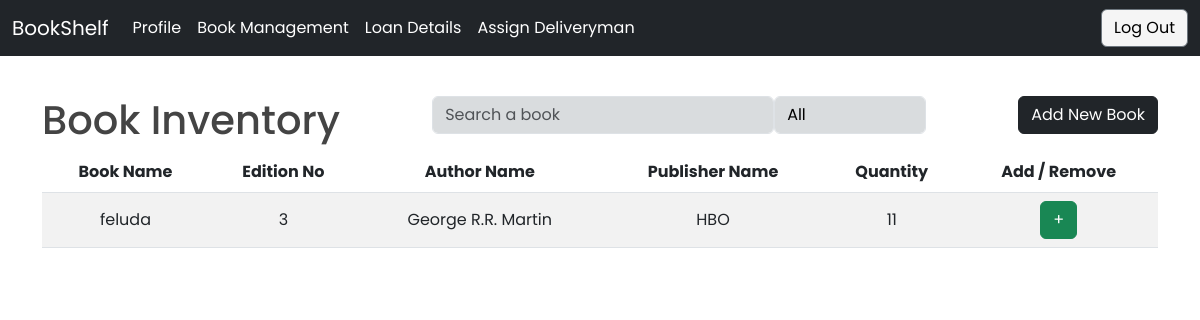
The app's page /userProfiles/admin/viewBooks/index.php (signed in), older data.
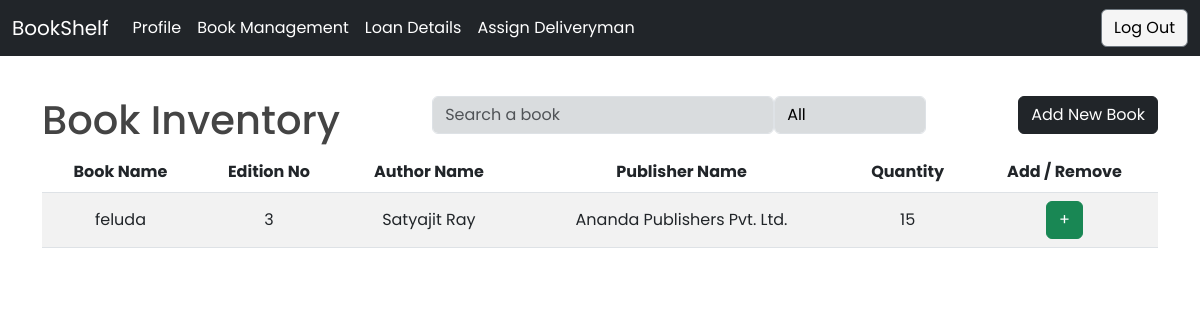
The same page, newer data.
### tables this page shows
CREATE TABLE `book` (
  `ISBN` varchar(13) NOT NULL,
  `name` varchar(255) NOT NULL,
  `author` varchar(255) NOT NULL,
  `edition` varchar(3) NOT NULL,
  `publisher` varchar(255) NOT NULL,
  `image` varchar(100) NOT NULL
);

### userProfiles/admin/viewBooks/navbar.php (called while the page is built)
<?php
    require '../../Navbar/index.php';
    function Navbar(){
            navbarAdmin();
    }
?>

### userProfiles/admin/viewBooks/index.php (the view, shortened to what this page needs)
<?php
include '../../../Database/Config.php';
$sql = "SELECT * FROM book";
$result = mysqli_query($Conn, $sql);
?>
<!DOCTYPE html>
<html>
<head>
    <link href="../../../boxicons-2.1.4/css/boxicons.min.css" rel="stylesheet" />
    <link href="../../../css/bootstrap.min.css" rel="stylesheet" />
    <link href="style.css" rel="stylesheet" />
</head>
<body>
    <?php
    require 'navbar.php';
    Navbar();
    ?>
    <div class="container">
        <div class="d-flex justify-content-between mt-4">
            <h1>Book Inventory</h1>
            <div class="d-flex justify-content-around">
                <div class="search-class">
                    <input type="text" id="search-input" class="form-control search-book" placeholder="Search a book">
                </div>
                <div>
                    <select id="filter-select" class="form-control">
                        <option value="all">All <i class='bx bx-chevron-down'></i></option>
                    </select>
                </div>
            </div>
            <a href="../addBooks/index.php" class="btn btn-dark">Add New Book</a>
        </div>
        <table id="book-table" class="table table-striped">
            <thead>
                <tr>
                    <th>Book Name</th>
                    <th>Edition No</th>
                    <th>Author Name</th>
                    <th>Publisher Name</th>
                    <th>Quantity</th>
                    <th>Add / Remove</th>
                </tr>
            </thead>
            <tbody>
                <?php
          if (mysqli_num_rows($result) > 0) {
            while($row = mysqli_fetch_assoc($result)) {
                $isbn = $row['ISBN'];
                $number_of_books_query = "SELECT count(*) as count FROM all_copies_of_books WHERE ISBN = '$isbn'";
                $number_of_books_result = mysqli_query($Conn, $number_of_books_query);
                $number_of_books_row = mysqli_fetch_assoc($number_of_books_result);
                $number_of_books = $number_of_books_row['count'];
              echo "<tr>";
              echo "<td>".$row["name"]."</td>";
              echo "<td>".$row["edition"]."</td>";
              echo "<td>".$row["author"]."</td>";
              echo "<td>".$row["publisher"]."</td>";
              echo "<td>". $number_of_books."</td>";
                echo "<td>";
                echo "<button class='btn btn-success' data-bs-toggle='modal' data-bs-target='#addQuantityModal". $isbn."'>+</button>";
                    echo "</td>";
                echo "</tr>";
                }
                } else {
                echo "<tr>
                    <td colspan='6'>No records found</td>
                </tr>";
                }
                ?>
            </tbody>
        </table>
    </div>
</body>
</html>

### userProfiles/Navbar/index.php (shortened to what this page needs)
<?php
    function navbarAdmin(){
      ?>
<nav class="navbar fixed-top navbar-expand-lg bg-dark" data-bs-theme="dark">
    <div class="container-fluid">
        <a class="navbar-brand" href="#">BookShelf</a>
        <div class="collapse navbar-collapse" id="navbarNav">
            <ul class="navbar-nav">
                <li class="nav-item">
                    <a class="nav-link" aria-current="page" href="#">Profile</a>
                </li>
                <li class="nav-item">
                    <a class="nav-link"
                        href="http://localhost/BookShelf/Code/userProfiles/admin/viewBooks/index.php">Book
                        Management</a>
                </li>
                <li class="nav-item">
                    <a class="nav-link"
                        href="http://localhost/BookShelf/Code/userProfiles/admin/loanManagement/index.php">Loan
                        Details</a>
                </li>
                <li class="nav-item">
                    <a class="nav-link" href="http://localhost/BookShelf/Code/userProfiles/admin/assignDeliveryman/index.php">Assign Deliveryman</a>
                </li>
            </ul>
            <ul class="navbar-nav ms-auto">
                <li class="nav-item d-none d-lg-block">
                    <button class="btn btn-secondary logout-button"><a href="../../../LoginAuth/logout.php"
                            class="logout-button">Log Out</a></button>
                </li>
            </ul>
        </div>
    </div>
</nav>
<?php
  }
    ?>

### userProfiles/admin/viewBooks/style.css (style rules this page uses)
body { font-family: "Poppins", sans-serif; color: #444444; }
.mt-4 { margin-top: 6rem !important; }
th { text-align: center; }
td { vertical-align: middle; text-align: center; }
.search-class { color: white !important; }
.form-control { background-color: #d9dcde !important; color: black !important; }
.btn-dark { height: fit-content !important; }

### userProfiles/Navbar/style.php (style rules this page uses)
.logout-button { text-decoration: none !important; color: black !important; background-color: whitesmoke !important; }
.nav-link { color: white !important; text-decoration: none !important; }

Row changes from the older to the newer data that the page shows:
changed book "feluda": author "George R.R. Martin" → "Satyajit Ray"; publisher "HBO" → "Ananda Publishers Pvt. Ltd."; number_of_books "11" → "15"
